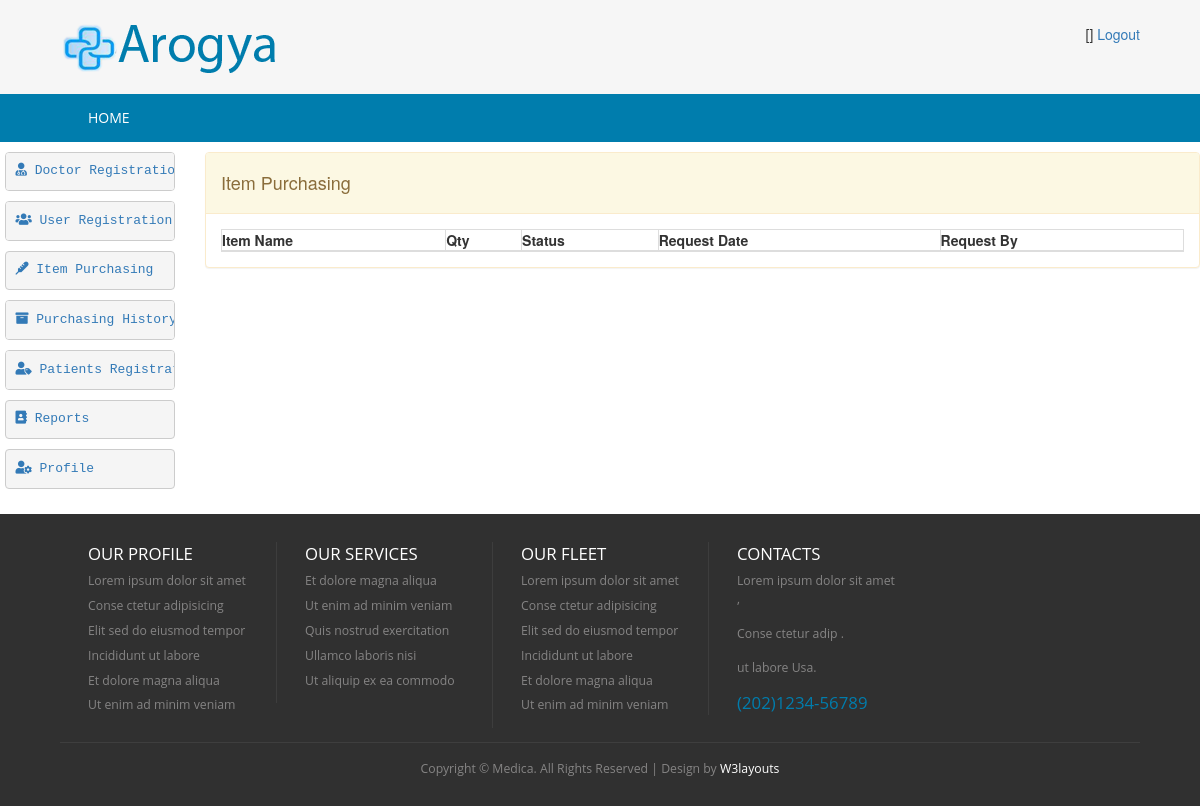
/index.php/admin_controller/itemPurcheseHistory, run on an earlier commit of the app's database.
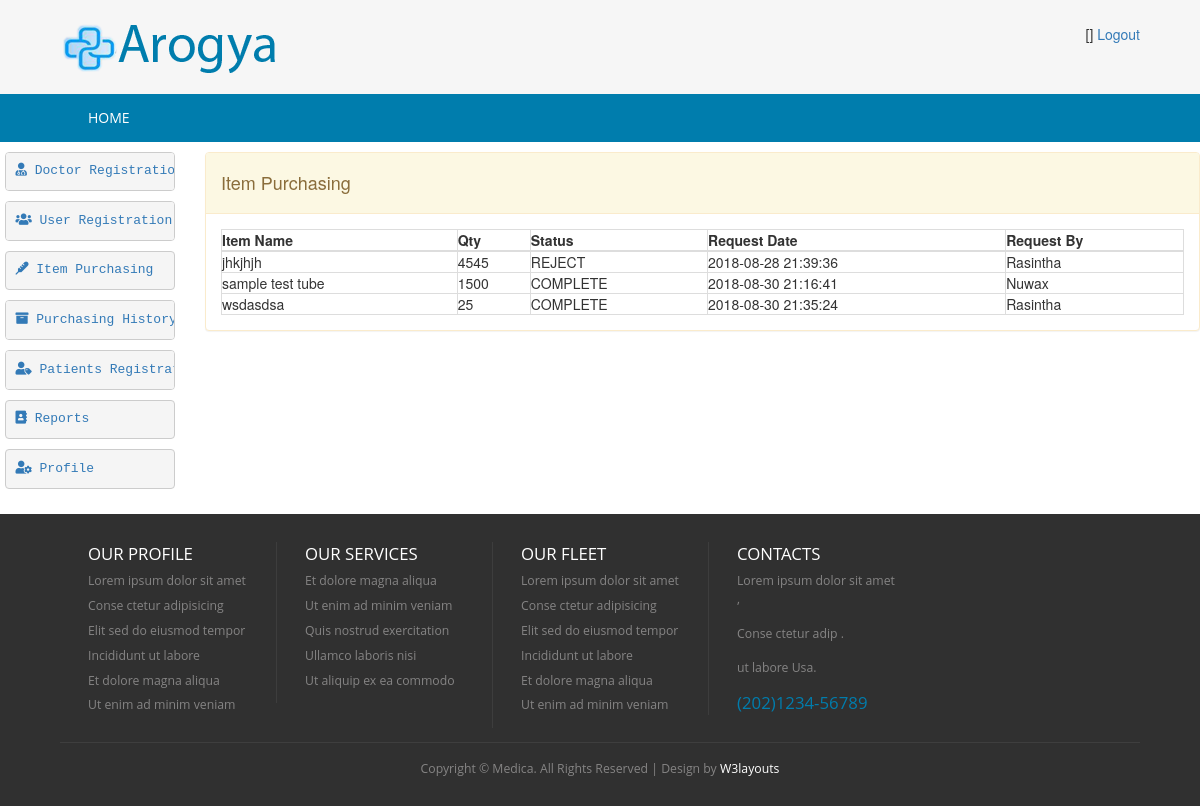
And on a later commit of the database.
### tables this page shows
CREATE TABLE `hms_purchase` (
  `id` int(5) NOT NULL AUTO_INCREMENT,
  `purchasing_item` varchar(50) DEFAULT NULL,
  `qty` int(5) DEFAULT NULL,
  `status_code` varchar(20) DEFAULT 'PENDING',
  `request_by` int(5) DEFAULT NULL,
  `created_date` timestamp NOT NULL DEFAULT CURRENT_TIMESTAMP,
  `created_user` int(5) DEFAULT NULL,
  `amount` double(10,2) DEFAULT NULL,
  PRIMARY KEY (`id`)
);

CREATE TABLE `hms_user` (
  `id` int(5) NOT NULL AUTO_INCREMENT,
  `first_name` varchar(100) DEFAULT NULL,
  `last_name` varchar(100) DEFAULT NULL,
  `nic` varchar(12) DEFAULT NULL,
  `pword` text,
  `user_role` varchar(20) DEFAULT NULL,
  `telephone` varchar(20) DEFAULT NULL,
  `email` varchar(100) DEFAULT NULL,
  `empno` varchar(10) DEFAULT NULL,
  `status_code` varchar(20) DEFAULT NULL,
  `created_date` timestamp NOT NULL DEFAULT CURRENT_TIMESTAMP,
  `created_user` int(5) DEFAULT NULL,
  PRIMARY KEY (`id`),
  UNIQUE KEY `NewIndex1` (`nic`)
);

### application/controllers/Admin_Controller.php (called while the page is built, shortened)
<?php
class Admin_Controller extends CI_Controller {
    public function itemPurcheseHistory() {
        $this->load->model(array('Purchase'));
        $purchase = new Purchase();
        $data['msg'] = '';
        $get = $purchase->getItemHistory();
        $data['itemHistory'] = $get;
        $this->load->view('admin/admin-purchase-item-list', $data);
    }
}

### index.php (called while the page is built, shortened)
<?php
require_once BASEPATH.'core/CodeIgniter.php';

### application/models/Purchase.php (called while the page is built, shortened)
<?php
class Purchase extends MY_Model {
    public function getItemHistory() {
        $this->db->select('hms_purchase.*,hms_user.first_name');
        $this->db->from('hms_purchase');
        $this->db->join('hms_user', 'hms_user.id = hms_purchase.request_by');
        $where = " hms_purchase.status_code != 'PENDING'";
        $this->db->where($where);
        $query = $this->db->get();
        if ($query->num_rows() > 0) {
            return $query->result();
        } else {
            return FALSE;
        }
    }
}

### application/views/admin/admin-purchase-item-list.php (the view, shortened to what the changed rows need)
<!DOCTYPE HTML>
<html>
    <head>
        <link href="<?php echo base_url('css/style.css'); ?>" rel="stylesheet" type="text/css"  media="all" />
        <link href="<?php echo base_url('css/bootstrap.css'); ?>" rel="stylesheet" type="text/css"/>
        <link rel="stylesheet" href="<?php echo base_url('css/responsiveslides.css') ?>">
        <link rel="stylesheet" href="https://use.fontawesome.com/releases/v5.2.0/css/all.css">
    </head>
    <body>
        <div class="content">
            <div class="row">
                <div class="col-md-10">
                    <div class="panel panel-warning">
                        <div class="panel-body">
                            <table class="table-bordered" style="width: 100%">
                                <thead>
                                    <tr style="font-weight: bold">
                                        <th>Item Name</th>
                                        <th>Qty</th>
                                        <th>Status</th>
                                        <th>Request Date</th>
                                        <th>Request By</th>
                                    </tr>
                                </thead>
                                <?php
                                if ($itemHistory != null)
                                    foreach ($itemHistory as $value) {
                                        ?>
                                        <tr>
                                            <td><?= $value->purchasing_item ?></td>
                                            <td><?= $value->qty ?></td>
                                            <td><?= $value->status_code ?></td>
                                            <td><?= $value->created_date ?></td>
                                            <td><?= $value->first_name ?></td>
                                        </tr>
                                    <?php } ?>
                            </table>
                        </div>
                    </div>
                </div>
            </div>
        </div>
    </body>
</html>

What changed in the data, as far as the page shows it:
now on this page (row edited): hms_purchase: purchasing_item "jhkjhjh", qty "4545", status_code "REJECT", created_date "2018-08-28 21:39:36", hms_user.first_name "Rasintha"
added hms_purchase: purchasing_item "sample test tube", qty "1500", status_code "COMPLETE", created_date "2018-08-30 21:16:41", hms_user.first_name "Nuwax"
added hms_purchase: purchasing_item "wsdasdsa", qty "25", status_code "COMPLETE", created_date "2018-08-30 21:35:24", hms_user.first_name "Rasintha"
